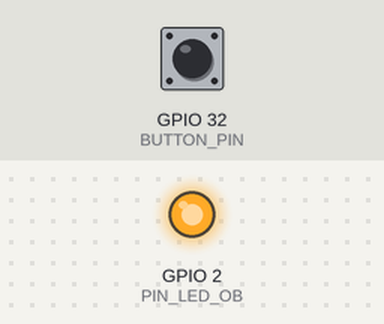
The sketch below on a simulated ESP32. Parts: output pins drawn as LEDs (lit = HIGH). Dashed ring = blinking. Inputs (shaded band) come from the test bench; at power-on: GPIO 32 (BUTTON_PIN) HIGH. WiFi joins after 1.5 s; servers stay silent unless stated; what the sketch prints to the serial monitor is not drawn.

Above: at 0.1 s.
At 2.7 s:
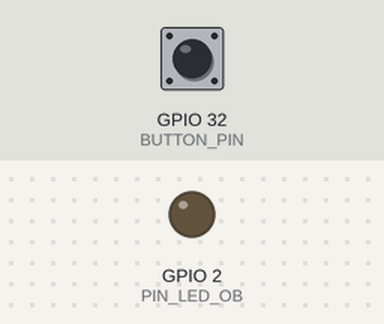
2.8 s: GPIO 32 (BUTTON_PIN) pulled LOW for 0.15 s
At 3.2 s:
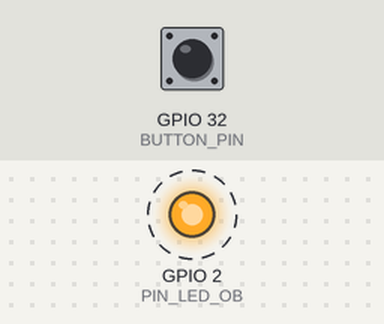
Timing chart, 0 to 5.8 s (numbered marks = the images above; inputs shaded):
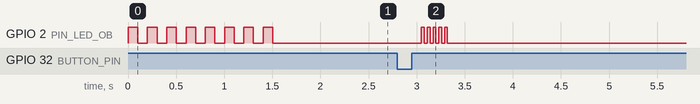

The sketch:

ESP_BUTTON_CLIENT.ino
```cpp
/**
Code Modified By: Alexander Gruden
CMPE 3990: Microcontrollers 2
11/02/2026
*/


/* Dr. Tony Barsic
 * University of Vermont
 * Department of Electrical Engineering
 * CMPE 3990: Microcontrollers 2
 * 22 Oct 2026
 *
 * BASIC WIFI COMMUNICATION between two ESP32's.
 * The client sends a text message once per second;
 * the server prints it to the serial monitor.
 *
 * ESP32 #1 is the Access Point (AP).
 *    It creates the network and gets the default IP (192.168.4.1).
 * ESP32 #2 is a station.
 *    That means it joins the network created by ESP32 #1.
 *
 * ESP32 #1 is also the server. The server is the one that waits and listens.
 * ESP32 #2 is the client. It initiates the conversation.
 *
 * This is the code for ESP32 #2 (station + client).
 * The circuit:
 * An ESP32, 3rd party module and dev kit. Chip: ESP32-D0WD-V3
 * It's designed to run without USB connection:
 *     - breadboard power supply, 5V, to VIN
 *     - both GND to GND (redundant)
 *   That's it! (USB works too, if you want to watch the serial monitor.)
 *
 * Onboard LED (GPIO2) status codes:
 *   steady fast blinking  = connecting to WiFi
 *   1 short blink         = message sent, server replied
 *   5 fast blinks         = send failed / WiFi disconnected
 *
 * Once per second, it sends "hello world. xxxxx ms." where xxxxx is
 * millis(). The text goes in the URL, so spaces are sent as %20:
 *     http://192.168.4.1/msg?text=hello%20world.%2012345%20ms.
 */

// INITIALIZATION ===+=== ===+=== ===+=== ===+=== ===+=== ===+=== ===+===
// Import wifi libraries
#include <WiFi.h>
#include <HTTPClient.h>
// Set access point network credentials
const char* ssid = "ESP32-Access-Point-Agruden";
const char* password = "123456789";

// timing for sending messages
const unsigned long SEND_INTERVAL_MS = 1000;  // one message per second
unsigned long lastSend = 0;

// We're going to use the on-board (OB) LED as the status indicator
const byte PIN_LED_OB = 2;
bool LED_OB_status = 1;

// Button configuration
const int BUTTON_PIN = 32;
bool lastButtonState = HIGH;

// FUNCTION FOR LED BLINKING ===+=== ===+=== ===+=== ===+=== ===+=== ===+===
void blinkLED(int pinLED, int nBlinks, int halfPeriodMs) {
  for(int k=0; k<nBlinks; k++){
    digitalWrite(pinLED, HIGH); delay(halfPeriodMs);
    digitalWrite(pinLED, LOW); delay(halfPeriodMs);
  }
}

// FUNCTION FOR HTTP-GET ===+=== ===+=== ===+=== ===+=== ===+=== ===+===
String httpGETRequest(const char* serverName) {
  WiFiClient client;
  HTTPClient http;

  // The Domain name with URL path or IP address with path
  http.begin(client, serverName);

  // Send HTTP GET request
  int httpResponseCode = http.GET();

  String payload = "--";

  if (httpResponseCode>0) {
    Serial.print("HTTP Response code: ");
    Serial.println(httpResponseCode);
    payload = http.getString();
  }
  else {
    Serial.print("Error code: ");
    Serial.println(httpResponseCode);
  }
  // Free resources
  http.end();

  return payload;
}

// SETUP ===+=== ===+=== ===+=== ===+=== ===+=== ===+=== ===+=== ===+===
void setup() {
  // Serial port for debugging purposes
  Serial.begin(115200);
  Serial.println();Serial.println("===+=== ===+=== ===+===");Serial.println();

  // initialize the (on-board) LED pin
  pinMode(PIN_LED_OB, OUTPUT);
  digitalWrite(PIN_LED_OB,LED_OB_status);
  // Add new button pin init with pullup
  pinMode(BUTTON_PIN, INPUT_PULLUP);

  // connect to the other ESP32's WiFi network
  WiFi.begin(ssid, password);
  Serial.println("Connecting");
  while(WiFi.status() != WL_CONNECTED) {
    delay(100);
    Serial.print(".");
    // blink OB-LED
    LED_OB_status = !LED_OB_status;
    digitalWrite(PIN_LED_OB,LED_OB_status);
  }
  Serial.println("");
  Serial.print("Connected to WiFi network with IP Address: ");
  Serial.println(WiFi.localIP());
  // turn off OB-LED; from here on it only blinks for sends
  LED_OB_status = 0;
  digitalWrite(PIN_LED_OB,LED_OB_status);
}

// LOOP ===+=== ===+=== ===+=== ===+=== ===+=== ===+=== ===+=== ===+===
void loop() {
  // Read the current state of the button
  bool currentButtonState = digitalRead(BUTTON_PIN);

  // Do the first check to see if there is a button press
  if (lastButtonState == HIGH && currentButtonState == LOW) {
    delay(50); // Delay to check debounce

    //Check again to confirm reading
    if (digitalRead(BUTTON_PIN) == LOW) {
    // If the button reading was confirmed move to the following:
    // Check WiFi connection status
      if(WiFi.status()== WL_CONNECTED ){
        // If wifi is connected, send request
        String reply = httpGETRequest("http://192.168.4.1/msg");
        Serial.print("Server reply: ");
        Serial.println(reply);
        // httpGETRequest returns "--" if the request failed
        if (reply == "--") blinkLED(PIN_LED_OB, 5, 30);   // 5 fast blinks = failed
        else               blinkLED(PIN_LED_OB, 1, 50);   // 1 short blink = sent
      }
      else {
        Serial.println("WiFi Disconnected");
        blinkLED(PIN_LED_OB, 5, 30);   // 5 fast blinks = no WiFi
      }
    }
  }
  // Update button state at the end of every loop
  lastButtonState = currentButtonState;
}

// ===+===  END OF SKETCH  ===+=== ===+=== ===+=== ===+=== ===+===
// ===+=== ===+=== ===+===  END OF SKETCH  ===+=== ===+=== ===+===
// ===+=== ===+=== ===+=== ===+=== ===+===  END OF SKETCH  ===+===
```

Measured:
- after the input at 2.8 s, GPIO 2 (PIN_LED_OB): alternates HIGH for 0.03 s and LOW for 0.03 s, 10 changes in all, then stays LOW, starting after 0.25 s
